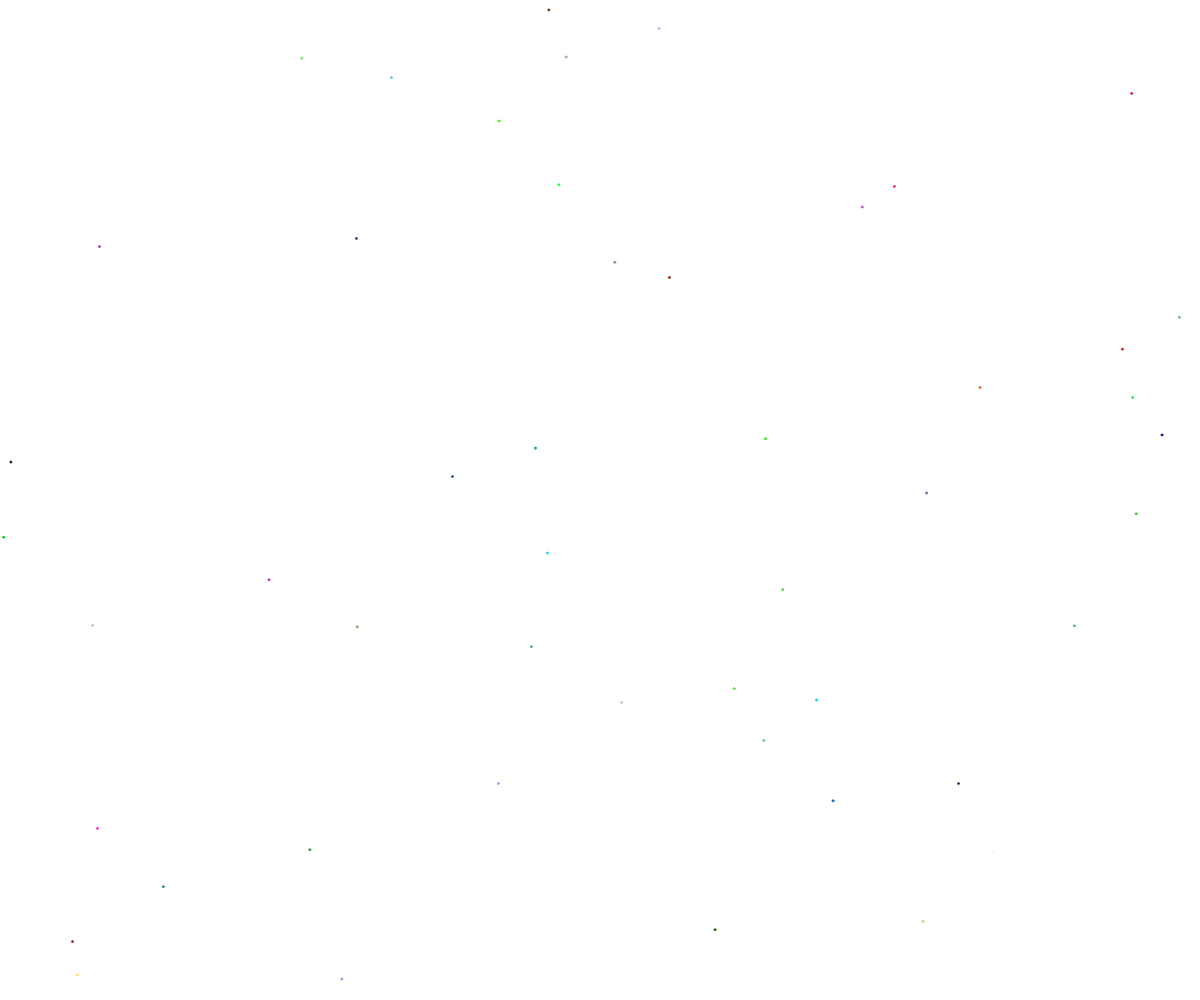
Frame 1 (no input)
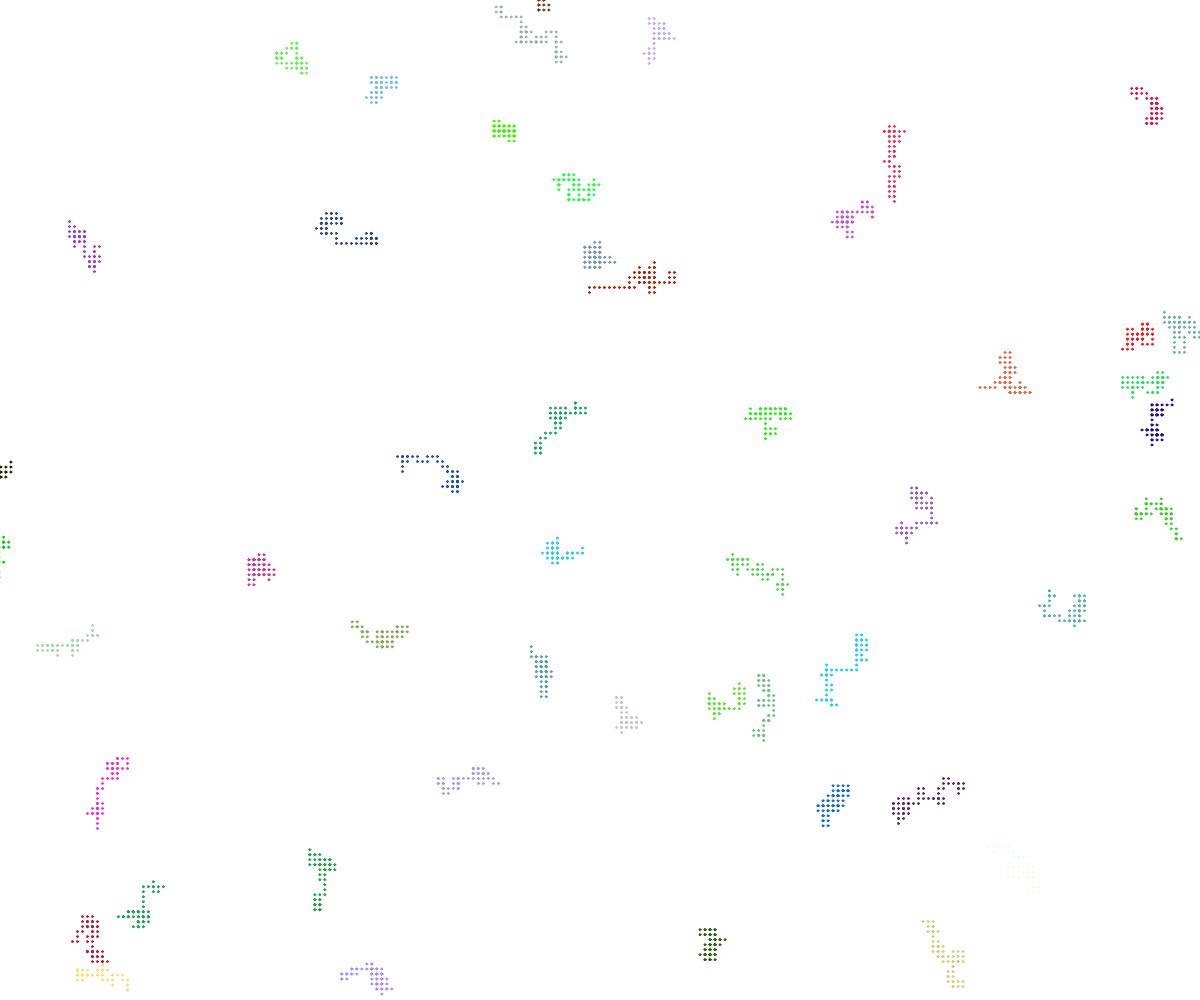
Frame 60 (no input)
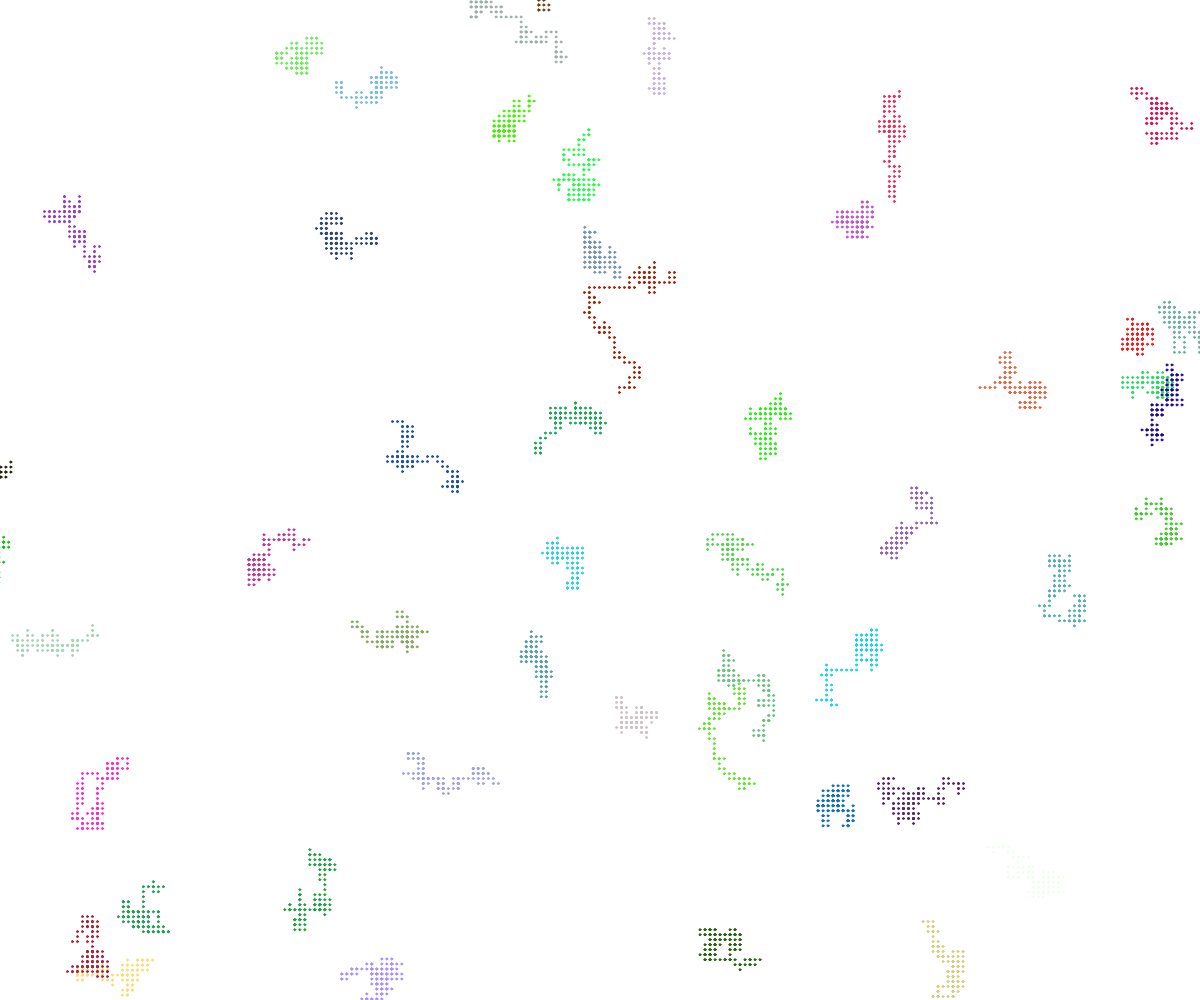
Frame 120 (the mouse pressed at the canvas centre since frame 60)

The p5.js sketch that drew these frames (run headless with seeded random() and noise() and a simulated clock; from frame 60 on, the mouse is pressed at the canvas centre):

// p5.js sketch
// ── sketch.js
// Walker OOP Demo

class Walker {
  constructor(x, y, someColor, someSpeed) {
    this.x = x;
    this.y = y;
    this.color = someColor;
    this.speed = someSpeed;
  }


  display() {
    fill(this.color);
    stroke(this.color);
    ellipse(this.x, this.y, 2, 2);


  }

  move() {
    let choice = random(100);
    if (choice < 25) {
      //up
      this.y -= this.speed;
    }
    //down
    else if (choice < 50) {
      this.y += this.speed;
    }
    else if (choice < 75) {
      //left
      this.x -= this.speed;
    }
    else {
      //right
      this.x += this.speed;
    }
  }
}
let theWalkers = [];
// let andrew;
// let kenny;
// let alina;


function setup() {
  createCanvas(windowWidth, windowHeight);
  for (let i = 0; i < 50; i++) {
    let someWalker = new Walker(random(width), random(height), 
                                color(random(255), random(255), random(255)), 
                                5);
    theWalkers.push(someWalker);
  }
  // andrew = new Walker(width/2, height/2, "purple", 10);
  // kenny = new Walker(100, 100, "black", 10);
  // alina = new Walker(500, 400, "red", 10);
}

function draw() {
  for(let i = 0; i < theWalkers.length; i++) {
    theWalkers[i].move();
    theWalkers[i].display();
  }
  // andrew.move();
  // andrew.display();

  // kenny.move();
  // kenny.display();

  // alina.move();
  // alina.display();
}
